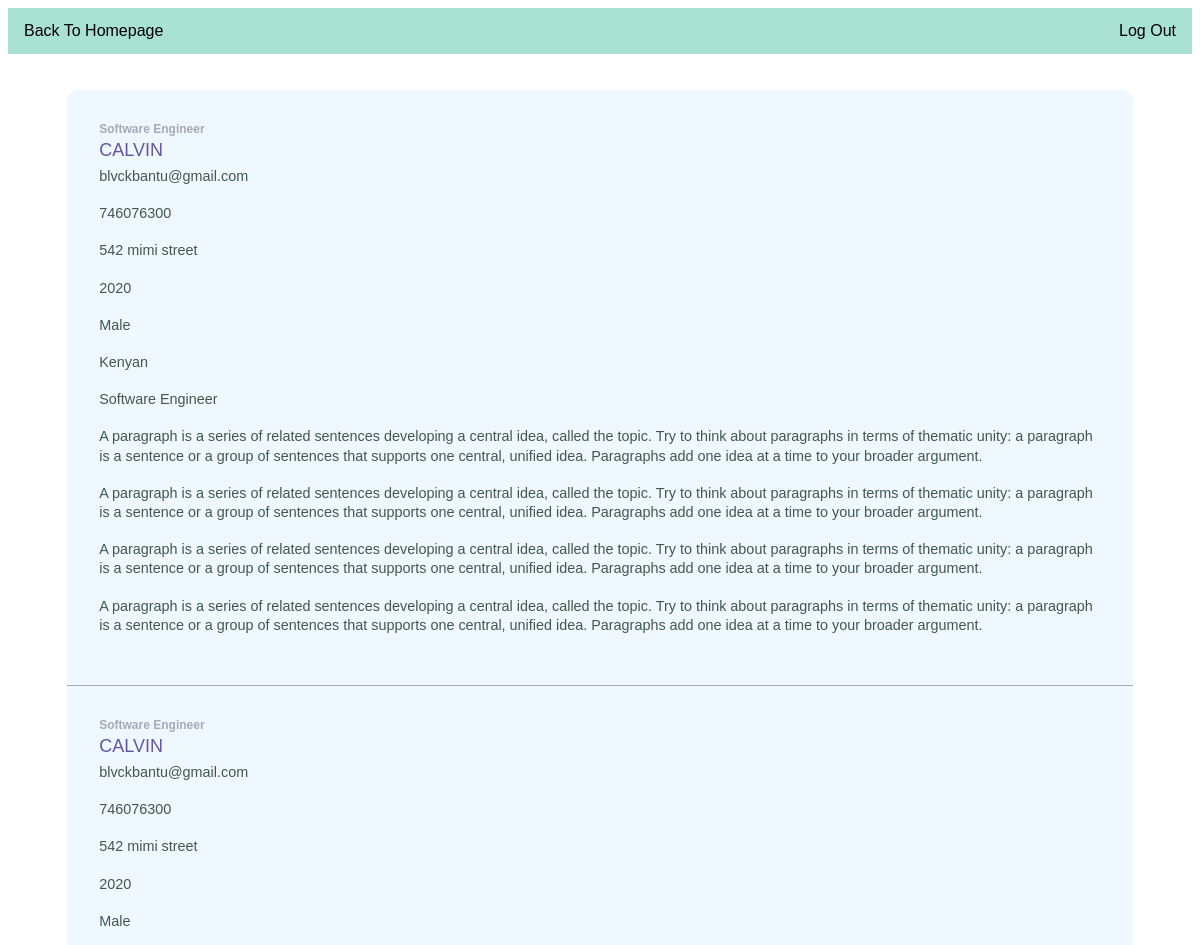
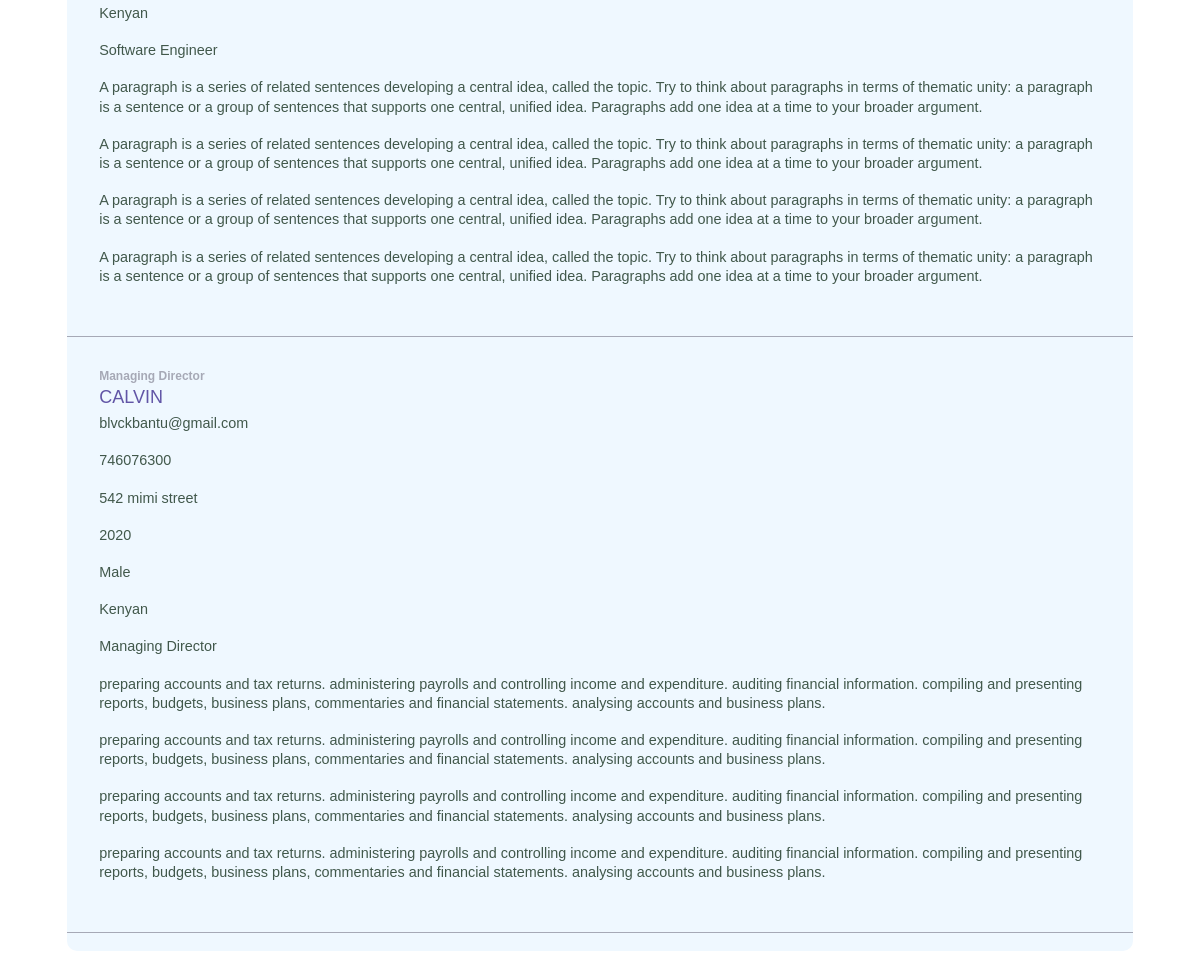
/ViewCV.php, run on the app's committed database (2 pictures, top to bottom).
### tables this page shows
CREATE TABLE IF NOT EXISTS `resume` (
  `Full_name` text NOT NULL,
  `Email` varchar(50) NOT NULL,
  `Phone_number` int(20) NOT NULL,
  `Address` varchar(255) NOT NULL,
  `DOB` varchar(20) NOT NULL,
  `Gender` text NOT NULL,
  `Nationality` text NOT NULL,
  `Job_title` text NOT NULL,
  `work_experience` text NOT NULL,
  `education_training` text NOT NULL,
  `personal_skills` text NOT NULL,
  `Other_skills` text NOT NULL
);

### ViewCV.php (the view, shortened to what this page needs)
<!DOCTYPE html>
<html lang="en" dir="ltr">
  <head>
    <link rel = "stylesheet" type = "text/css" href = "style.css">
  </head>
  <body>
  <header>
  <ul>
  <li><a class = "active3" href="index.php">Back To Homepage</a></li>
  <li style="float:right"><a class="active" href="Jobseeker-login.php">Log Out</a></li>
</ul>
</header>
<br><br>
    <div class="width-body">
      <?php
      $link = mysqli_connect("localhost", "root", "", "CV");
      $sql = "SELECT * FROM resume";
      if($result = mysqli_query($link, $sql)){
          if(mysqli_num_rows($result) > 0) {
              while($row = mysqli_fetch_array($result)) {
      ?>
                <div class="job">
      <?php
                  echo '<div class="date">' . $row['Job_title'] . "</div>";
                  ?>
                  <a class="title-link" href="job.php">
                    <?php
                        echo '<div class="title">' . $row['Full_name'] . "</div>";
                    ?>
                  </a>
      <?php
                  echo '<div class="post">' . $row['Email'] . "</div>";
      ?>
<br>
    <?php
                  echo '<div class="post">' . $row['Phone_number'] . "</div>";
      ?>
<br>
<?php
                  echo '<div class="post">' . $row['Address'] . "</div>";
      ?>
<br>
<?php
                  echo '<div class="post">' . $row['DOB'] . "</div>";
      ?>
<br>
<?php
                  echo '<div class="post">' . $row['Gender'] . "</div>";
      ?>
<br>
<?php
                  echo '<div class="post">' . $row['Nationality'] . "</div>";
      ?>
<br>
 <?php
                  echo '<div class="post">' . $row['Job_title'] . "</div>";
      ?>
<br>
<?php
                  echo '<div class="post">' . $row['work_experience'] . "</div>";
      ?>
<br>
<?php
                  echo '<div class="post">' . $row['education_training'] . "</div>";
      ?>
      <br>
<?php
                  echo '<div class="post">' . $row['personal_skills'] . "</div>";
      ?>
<br>
<?php
                  echo '<div class="post">' . $row['Other_skills'] . "</div>";
      ?>
<br>
                </div>
      <?php
              }
          } else{
              echo "No records matching your query were found.";
          }
      } else{
          echo "ERROR: Could not able to execute $sql. " . mysqli_error($link);
      }
      ?>
    </div>
  </body>
</html>

### style.css (style rules this page uses)
ul { list-style-type: none; margin: 0; padding: 0; overflow: hidden; background-color: #a9e2d2; }
li { float: left; }
li a { display: block; color: black; text-align: center; padding: 14px 16px; text-decoration: none; }
.active { background-color: #a9e2d2; }
.active3 { background-color: #a9e2d2; }
* { font-family: sans-serif; }
.width-body { width: 90%; max-width: 1368px; margin: auto; background-color: #eff8ff; border-radius: 10px; }
.job { padding: 2rem; padding-bottom: 2rem; border-bottom: 1px solid #a6a9b6; color: black; }
.date { font-size: 0.75rem; font-weight: 600; color: #a6a9b6; padding-bottom: 4px; }
.title { font-size: 1.125rem; color: #6155a6; padding-bottom: 6px; text-transform: uppercase; }
.post { font-size: 0.9rem; color: #41584b; line-height: 1.2rem; }
.job a { text-decoration: none; }

### data on the page
resume: Job_title "Software Engineer", Full_name "CALVIN", Email "blvckbantu@gmail.com", Phone_number "746076300", Address "542 mimi street", DOB "2020", Gender "Male", Nationality "Kenyan", work_experience "A paragraph is a series of related sentences developing a central idea, called the topic. Try to think about paragraphs in terms of thematic unity: a paragraph is a sentence or a group of sentences that supports one central, unified idea. Paragraphs add one idea at a time to your broader argument.", education_training "A paragraph is a series of related sentences developing a central idea, called the topic. Try to think about paragraphs in terms of thematic unity: a paragraph is a sentence or a group of sentences that supports one central, unified idea. Paragraphs add one idea at a time to your broader argument.", personal_skills "A paragraph is a series of related sentences developing a central idea, called the topic. Try to think about paragraphs in terms of thematic unity: a paragraph is a sentence or a group of sentences that supports one central, unified idea. Paragraphs add one idea at a time to your broader argument.", Other_skills "A paragraph is a series of related sentences developing a central idea, called the topic. Try to think about paragraphs in terms of thematic unity: a paragraph is a sentence or a group of sentences that supports one central, unified idea. Paragraphs add one idea at a time to your broader argument."
resume: Job_title "Software Engineer", Full_name "CALVIN", Email "blvckbantu@gmail.com", Phone_number "746076300", Address "542 mimi street", DOB "2020", Gender "Male", Nationality "Kenyan", work_experience "A paragraph is a series of related sentences developing a central idea, called the topic. Try to think about paragraphs in terms of thematic unity: a paragraph is a sentence or a group of sentences that supports one central, unified idea. Paragraphs add one idea at a time to your broader argument.", education_training "A paragraph is a series of related sentences developing a central idea, called the topic. Try to think about paragraphs in terms of thematic unity: a paragraph is a sentence or a group of sentences that supports one central, unified idea. Paragraphs add one idea at a time to your broader argument.", personal_skills "A paragraph is a series of related sentences developing a central idea, called the topic. Try to think about paragraphs in terms of thematic unity: a paragraph is a sentence or a group of sentences that supports one central, unified idea. Paragraphs add one idea at a time to your broader argument.", Other_skills "A paragraph is a series of related sentences developing a central idea, called the topic. Try to think about paragraphs in terms of thematic unity: a paragraph is a sentence or a group of sentences that supports one central, unified idea. Paragraphs add one idea at a time to your broader argument."
resume: Job_title "Managing Director", Full_name "CALVIN", Email "blvckbantu@gmail.com", Phone_number "746076300", Address "542 mimi street", DOB "2020", Gender "Male", Nationality "Kenyan", work_experience "preparing accounts and tax returns. administering payrolls and controlling income and expenditure. auditing financial information. compiling and presenting reports, budgets, business plans, commentaries and financial statements. analysing accounts and business plans.", education_training "preparing accounts and tax returns. administering payrolls and controlling income and expenditure. auditing financial information. compiling and presenting reports, budgets, business plans, commentaries and financial statements. analysing accounts and business plans.", personal_skills "preparing accounts and tax returns. administering payrolls and controlling income and expenditure. auditing financial information. compiling and presenting reports, budgets, business plans, commentaries and financial statements. analysing accounts and business plans.", Other_skills "preparing accounts and tax returns. administering payrolls and controlling income and expenditure. auditing financial information. compiling and presenting reports, budgets, business plans, commentaries and financial statements. analysing accounts and business plans."
